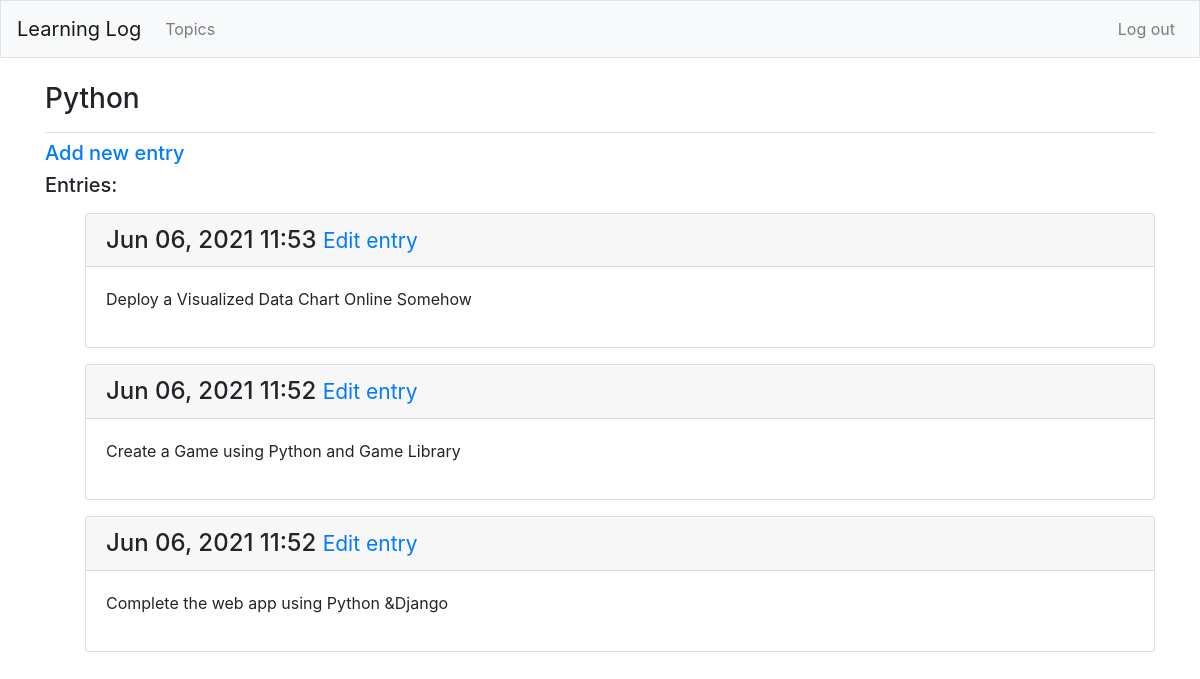
The page /topics/3/ (signed in) on the database its author committed.
### learning_logs/models.py (models this page shows, shortened)
class Topic(models.Model):
    text = models.CharField(max_length=200)
    date_added = models.DateTimeField(auto_now_add=True)
    owner = models.ForeignKey(User, on_delete = models.CASCADE )
    def __str__(self):
        return self.text #string representation of the model

class Entry(models.Model):
    topic = models.ForeignKey(Topic, on_delete=models.CASCADE)
    text = models.TextField()
    date_added = models.DateTimeField(auto_now_add=True)
    class Meta:
        verbose_name_plural = 'entries'

### learning_logs/views.py (the view)
# urls.py: path('topics/<int:topic_id>/', views.topic, name='topic'),
@login_required
def topic(request, topic_id):
    topic = Topic.objects.get(id=topic_id)
    if topic.owner != request.user:
        raise Http404
    entries = topic.entry_set.order_by('-date_added')
    context = {'topic':topic, 'entries':entries}
    return render(request, "learning_logs/topic.html",context)

### learning_logs/templates/learning_logs/topic.html
{% extends "learning_logs/base.html" %}
{% block page_header %}
    <h3>{{topic}}</h3>
{% endblock page_header %}
{% block content %}
<h5>
    <a href="{% url 'learning_logs:new_entry' topic.id %}">Add new entry</a>
</h5>
<h5 class="mb-3">Entries: </h5>
<ul>
    {% for entry in entries %}
    <div class="card mb-3">
        <h4 class="card-header">
            {{ entry.date_added|date:'M d, Y H:i' }}
            <small>
                <a href="{% url 'learning_logs:edit_entry' entry.id %}">Edit entry</a>
            </small>
        </h4>
    <div class=  "card-body">
        {{ entry.text|linebreaks }}
    </div>
    </div>
    {% empty %}
        <p>There are no entries for this topic</p>
    {% endfor %}
</ul>
{% endblock content %}

### learning_logs/templates/learning_logs/base.html (shortened to what this page needs)
{% load bootstrap4 %}
<!DOCTYPE html>
<html lang="en">
  <head>
    {% bootstrap_css %}
  </head>
  <body>
    <nav class="navbar navbar-expand-md navbar-light bg-light mb-4 border">
      <a class="navbar-brand"  href = "{% url 'learning_logs:index'%}">
        Learning Log
      </a>
        <div class="collapse navbar-collapse" id="navbarCollapse">
          <ul class="navbar-nav mr-auto">
            <li class="nav-item">
              <a class="nav-link" href="{% url 'learning_logs:topics' %}">
                Topics
              </a>
            </li>
          </ul>
          <ul class="navbar-nav ml-auto">
            {%if user.is_authenticated %}
            <li class="nav-item">
              <a class="nav-link" href="{% url 'users:logout' %}">Log out</a>
            </li>
            {% endif %}
          </ul>
        </div>
    </nav>
    <main role="main" class="container">
      <div class="pb-2 mb-2 border-bottom">
        {% block page_header %} {%endblock page_header %}
      </div>
      <div>{% block content %} {% endblock content %}</div>
    </main>
  </body>
</html>

### rows shown on the page
Topic: text "Python"
Entry: date_added "Jun 06, 2021 11:53", text "Deploy a Visualized Data Chart Online Somehow"
Entry: date_added "Jun 06, 2021 11:52", text "Create a Game using Python and Game Library"
Entry: date_added "Jun 06, 2021 11:52", text "Complete the web app using Python &Django"
